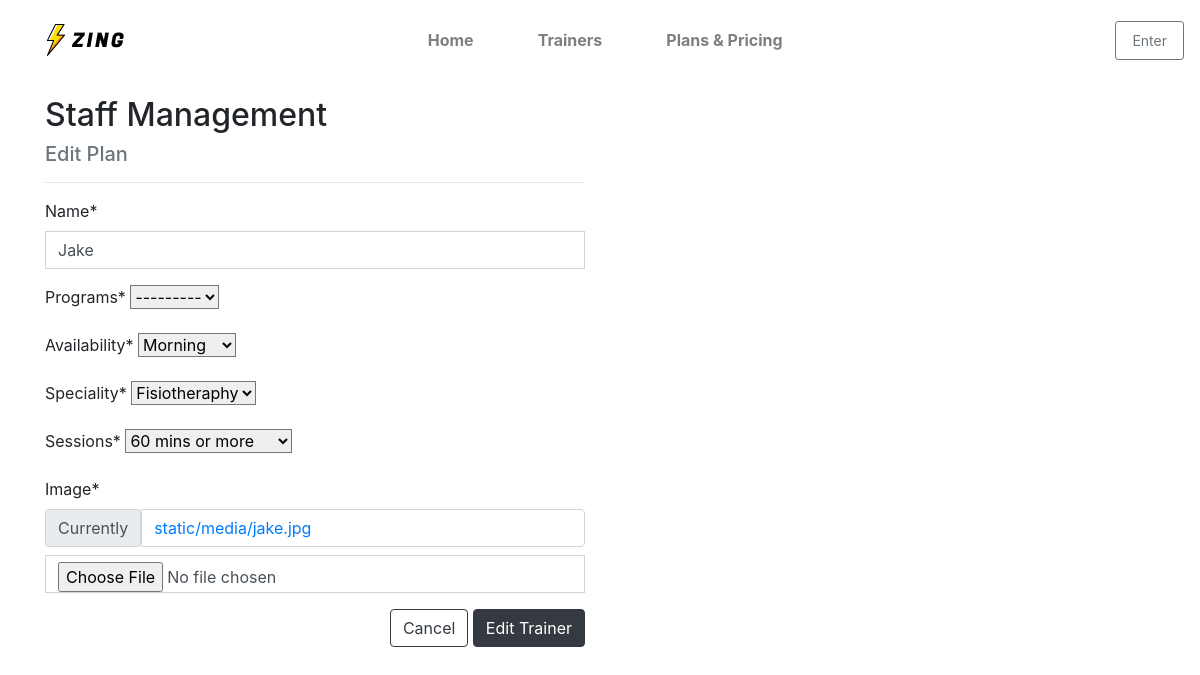
/trainers/edit/1/ (signed in), run on the app's committed database.
### trainers/models.py (models this page shows, shortened)
class Trainer(models.Model):
    MORNING = 'morning'
    AFTERNOON = 'afternoon'
    EVENING = 'evening'
    ALL = 'all'
    AVAILABILITY_CHOICES = [
        (MORNING, 'Morning'),
        (AFTERNOON, 'Afternoon'),
        (EVENING, 'Evening'),
        (ALL, 'All'),
    ]
    FISOTHERAPHY = 'fisiotherapy'
    PRAGNANCE = 'pragnance'
    ACCESSIBILITY = 'accessibility'
    SPECIALLITY_CHOICES = [
        (FISOTHERAPHY, 'Fisiotheraphy'),
        (PRAGNANCE, 'Pragnance'),
        (ACCESSIBILITY, 'Accessibility'),
    ]
    SHORT = 'less_time'
    MID = 'half_time'
    LONG = 'full_time'
    ALL = 'all'
    SESSION_CHOICES = [
        (MID, '30 mins to 45 mins'),
        (LONG, '60 mins or more'),
        (ALL, 'All'),
    ]
    name = models.CharField(max_length=100)
    programs = models.CharField(max_length=50, choices=[('women', 'Women'), ('men', 'Men'), ('children', 'Children'), ('all', 'All')])
    availability = models.CharField(max_length=50, choices=AVAILABILITY_CHOICES, default=ALL)
    speciality = models.CharField(max_length=50, choices=SPECIALLITY_CHOICES, default=ALL)
    sessions = models.CharField(max_length=50, choices=SESSION_CHOICES, default=ALL)
    image = models.ImageField(default=ALL)

### trainers/views.py (the view)
# urls.py: path('edit/<int:trainer_id>/', views.edit_trainer, name='edit_trainer'),
@login_required
def edit_trainer(request, trainer_id):
    if not request.user.is_superuser:
        messages.error(request, 'Sorry, only admin can do that.')
        return redirect(reverse('home'))
    trainer = get_object_or_404(Trainer, pk=trainer_id)
    if request.method == 'POST':
        form = TrainerForm(request.POST, request.FILES, instance=trainer)
        if form.is_valid():
            form.save()
            messages.success(request, 'Successfully updated trainer!')
            return redirect(reverse('trainer'))
        else:
            messages.error(request,
                           ('Failed to update trainer. '
                            'Please ensure the form is valid.'))
    else:
        form = TrainerForm(instance=trainer)
        messages.info(request, f'You are editing {trainer.name}')
    template = 'trainers/edit_trainer.html'
    context = {
        'form': form,
        'trainer': trainer,
    }
    return render(request, template, context)

### trainers/forms.py
class TrainerForm(forms.ModelForm):
    class Meta:
        model = Trainer
        fields = '__all__'
    def __init__(self, *args, **kwargs):
        super().__init__(*args, **kwargs)
        for field_name, field in self.fields.items():
            field.widget.attrs['class'] = 'border-black rounded-0'

### trainers/templates/trainers/edit_trainer.html (shortened to what this page needs)
{% extends "base.html" %}
{% load crispy_forms_tags %}
{% block content %}
<div class="container mt-4">
    <div class="row">
        <div class="col-12 col-md-6 mb-2">
            <h2>Staff Management</h2>
            <h5 class="text-muted">Edit Plan</h5>
            <hr>
            <form method="POST" action="{% url 'edit_trainer' trainer.id %}" class="form mb-2">
                {% for field in form %}
                    {{ field | as_crispy_field }}
                {% endfor %}
                <div class="text-right">
                    <a href="{% url 'trainers' %}" class="btn btn-outline-dark">Cancel</a>
                    <button type="submit" class="btn btn-dark">Edit Trainer</button>
                </div>
            </form>
        </div>
    </div>
</div>
{% endblock %}

### static/css/base.css (style rules this page uses)
html { height: 100%; }

### data on the page
Trainer: name "Jake" "---------" "Morning" "Fisiotheraphy" "60 mins or more"
